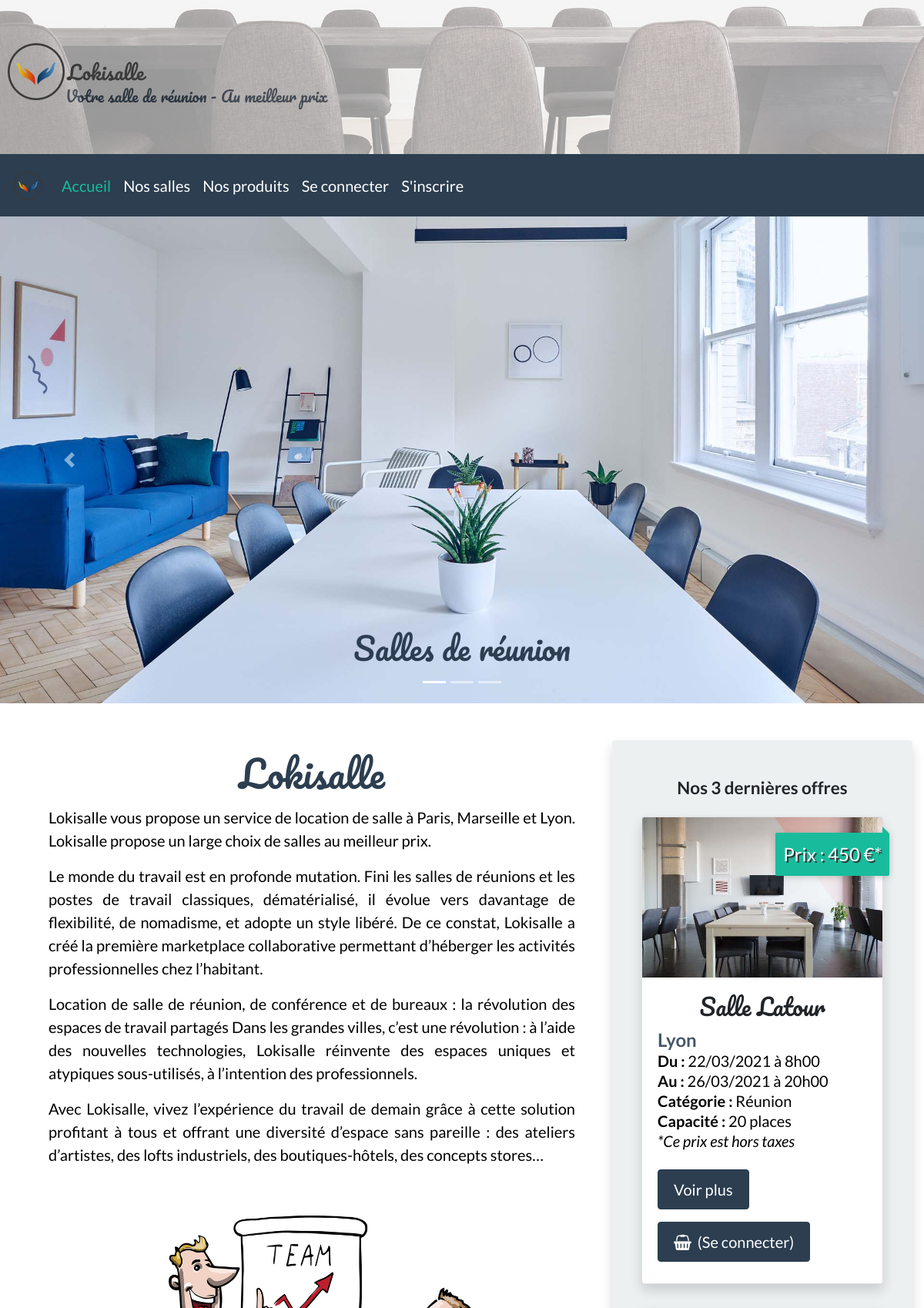
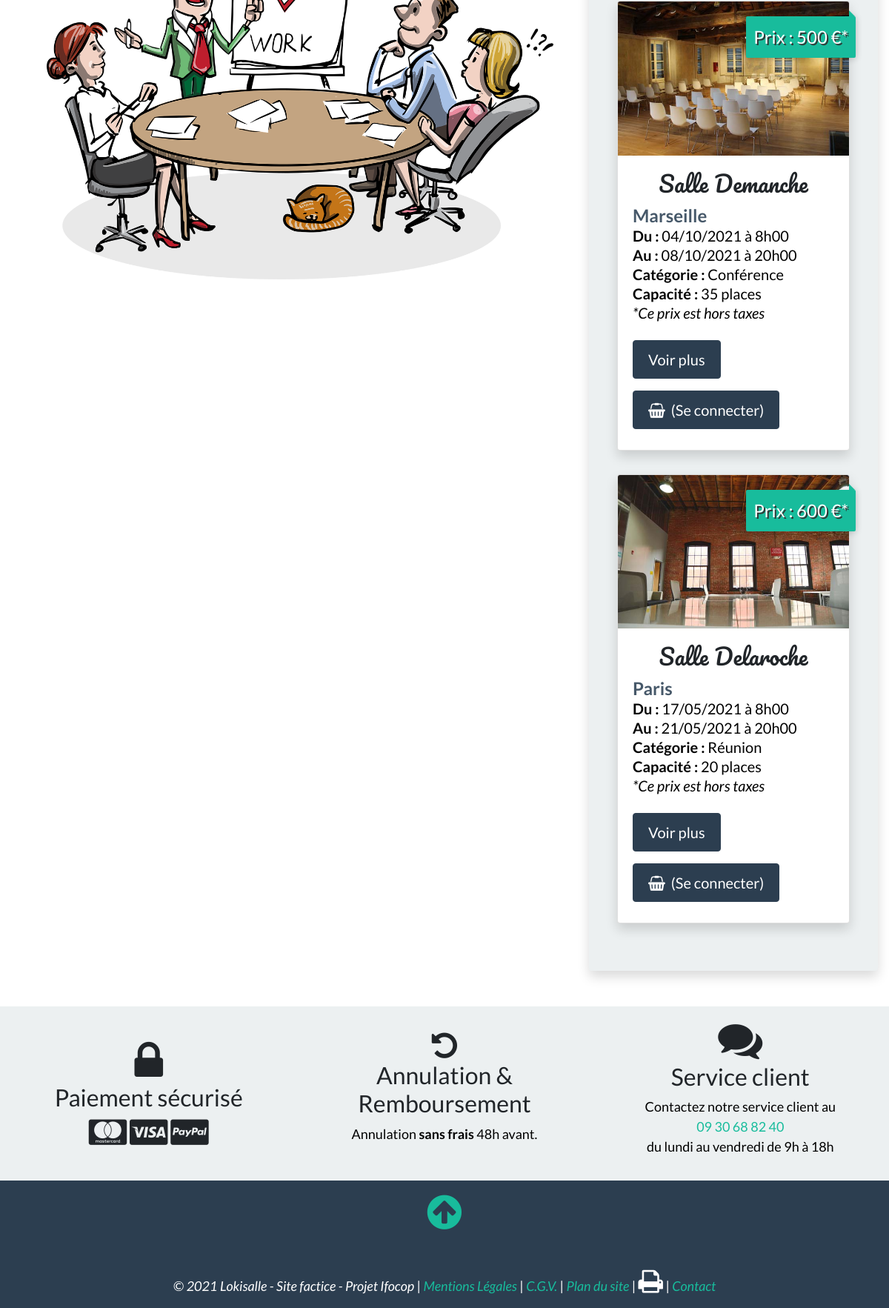
The page / on the database its author committed (2 pictures, top to bottom).
### tables this page shows
CREATE TABLE `produit` (
  `id_produit` int(5) NOT NULL,
  `date_arrivee` datetime NOT NULL,
  `date_depart` datetime NOT NULL,
  `id_salle` int(5) NOT NULL,
  `id_promo` int(2) DEFAULT NULL,
  `prix` int(5) NOT NULL,
  `etat` int(1) NOT NULL
);

CREATE TABLE `salle` (
  `id_salle` int(5) NOT NULL,
  `pays` varchar(20) NOT NULL,
  `ville` varchar(20) NOT NULL,
  `adresse` text NOT NULL,
  `cp` varchar(5) NOT NULL,
  `titre` varchar(200) NOT NULL,
  `description` text NOT NULL,
  `photo` varchar(200) NOT NULL,
  `capacite` int(3) NOT NULL,
  `categorie` enum('Réunion','Bureau','Conférence') NOT NULL
);

### inc/fonction.inc.php (called while the page is built, shortened)
<?php
function internauteEstConnecte()
{
    if (isset($_SESSION['membre']))
    {
        return true;
    } else
    {
        return false;
    }
}
function internauteEstConnecteEtEstAdmin()
{
    if (internauteEstConnecte() && $_SESSION['membre']['statut'] == 1)
    {
        return true;
    } else
    {
        return false;
    }
}
?>

### index.php (the view, shortened to what this page needs)
<?php include_once('inc/init.inc.php');?>
<?php include_once('inc/haut.inc.php');?>
<?php include_once('inc/menu.inc.php');?>
<main>
  <div id="carousel_index" class="carousel slide carousel-fade" data-bs-ride="carousel">
    <ol class="carousel-indicators">
      <li data-bs-target="#carousel_index" data-bs-slide-to="0" class="active"></li>
      <li data-bs-target="#carousel_index" data-bs-slide-to="1"></li>
      <li data-bs-target="#carousel_index" data-bs-slide-to="2"></li>
    </ol>
    <div class="carousel-inner">
      <div class="carousel-item active">
        <img src="/images/reunion.jpg" class="d-block w-100" alt="location salle de reunion">
        <div class="carousel-caption d-none d-md-block">
          <h2 class="text-primary">Salles de réunion</h2>
        </div>
      </div>
    </div>
    <a class="carousel-control-prev" href="#carousel_index" role="button" data-bs-slide="prev">
      <span class="carousel-control-prev-icon" aria-hidden="true"></span>
    </a>
    <a class="carousel-control-next" href="#carousel_index" role="button" data-bs-slide="next">
      <span class="carousel-control-next-icon" aria-hidden="true"></span>
    </a>
  </div>
</main>
<div class="container-fluid">
  <div class="row mx-auto ">
    <div class="col-12 col-md-6 col-lg-8 p-md-2 p-lg-5">
      <h1>Lokisalle</h1>
      <p class="text-justify">Lokisalle vous propose un service de location de salle à Paris, Marseille et Lyon. Lokisalle propose un large choix de salles au meilleur prix.</p>
      <p class="text-justify">Le monde du travail est en profonde mutation. Fini les salles de réunions et les postes de travail classiques, dématérialisé, il évolue vers davantage de flexibilité, de nomadisme, et adopte un style libéré. De ce constat, Lokisalle a créé la première marketplace collaborative permettant d’héberger les activités professionnelles chez l’habitant.</p>
      <p class="text-justify">Location de salle de réunion, de conférence et de bureaux : la révolution des espaces de travail partagés
      Dans les grandes villes, c’est une révolution : à l’aide des nouvelles technologies, Lokisalle réinvente des espaces uniques et atypiques sous-utilisés, à l’intention des professionnels.</p>
      <p class="text-justify">Avec Lokisalle, vivez l’expérience du travail de demain grâce à cette solution profitant à tous et offrant une diversité d’espace sans pareille : des ateliers d’artistes, des lofts industriels, des boutiques-hôtels, des concepts stores…</p>
      <div class="my-3">
        <img class="my-5" id="image_index" src="/images/meeting-1453895_1280.png" alt="image reunion professionnelle">
      </div>
    </div>
    <div class="col-12 col-md-6 col-lg-4 my-5 mx-auto bg-light shadow rounded py-5">
        <h2 class="h4 text-center"><strong>Nos 3 dernières offres</strong></h2>
        <div class="row mx-2">
<?php
$pdo->query("SET lc_time_names = 'fr_FR'");
$resultat = $pdo->query('SELECT date_format(date_arrivee,"%d/%m/%Y") AS new_date_arrivee,date_format(date_arrivee,"%kh%i") AS heure_arrivee,date_format(date_depart,"%d/%m/%Y") AS new_date_depart,produit.*,date_format(date_depart,"%kh%i") AS heure_depart,salle.* FROM produit,salle WHERE produit.id_salle = salle.id_salle AND produit.etat = 1 AND produit.date_arrivee > NOW() ORDER BY produit.id_produit DESC LIMIT 3');
while ($datas = $resultat->fetch(PDO::FETCH_ASSOC))
{
    $datas['description'] = stripslashes($datas['description']);
?>
        <div class="col-12  my-3">
          <div class="card shadow rounded">
            <img src="<?php echo $datas['photo']?>" class="card-img-top" alt="<?php echo $datas['titre']?>">
            <div class="card-body">
                <h2 class="card-title text-center"><?php echo $datas['titre']?></h2>
                <p class="card-text">
                    <span class="ville"><?php echo $datas['ville']?></span><br>
                    <strong>Du : </strong><?php echo $datas['new_date_arrivee'].' à '.$datas['heure_arrivee']?><br>
                    <strong>Au : </strong><?php echo $datas['new_date_depart'].' à '.$datas['heure_depart']?><br>
                    <strong>Catégorie : </strong><?php echo $datas['categorie']?><br>
                    <strong>Capacité : </strong><?php echo $datas['capacite']?> places
                    <span class="price">Prix : <?php echo $datas['prix']?> €*</span><br>
                    <em>*Ce prix est hors taxes</em><br>
                </p>
                <a href="/pages/reservation_details.php?id=<?php echo $datas['id_produit']?>" class="btn btn-primary my-2">Voir plus</a>
                <?php
                if (internauteEstConnecte())
                {
                    if(isset($_SESSION['panier'][$datas['id_produit']]))
                    {
                    echo '<a href="#" class="btn btn-primary ml-2" Onclick="'."return(confirm('Ce produit est déjà dans le panier'))".'"><i class="fa fa-shopping-basket"></i></a>';
                    }else
                    {
                        echo '<a href="/pages/panier.php?ajout_panier&id='.$datas['id_produit'].'" class="btn btn-primary ml-2"><i class="fa fa-shopping-basket"></i></a>';
                        ?>
                 <?php   }
                } else {
                    echo '<br><a href="/pages/connexion.php" class="btn btn-primary my-2"><i class="fa fa-shopping-basket mr-2"></i>(Se connecter)</a>';
                }
                ?>
            </div>
        </div>
      </div>
<?php
}
?>
      </div>
    </div>
  </div>
</div>
<?php include_once('inc/bas.inc.php');?>

### inc/haut.inc.php (shortened to what this page needs)
<!DOCTYPE html>
<html lang="fr">
<head>
 <link href="https://cdn.jsdelivr.net/npm/bootstrap@5.0.0-beta1/dist/css/bootstrap.min.css" rel="stylesheet">
 <link href="https://cdnjs.cloudflare.com/ajax/libs/jquery-datetimepicker/2.5.20/jquery.datetimepicker.min.css"rel="stylesheet">
    <link rel="stylesheet" href="https://stackpath.bootstrapcdn.com/bootswatch/4.5.2/flatly/bootstrap.min.css">
    <link rel="stylesheet" href="https://stackpath.bootstrapcdn.com/font-awesome/4.7.0/css/font-awesome.min.css">
    <link rel="stylesheet" href="/inc/css/style.css">
    <link rel="stylesheet" type="text/css" href="/inc/js/jquery-ui-1.12.1/jquery-ui.css">
    <link rel="stylesheet" type="text/css" href="/inc/js/jquery-ui-1.12.1/jquery-ui.structure.css">
    <link rel="stylesheet" type="text/css" href="/inc/js/jquery-ui-1.12.1/jquery-ui.structure.min.css">
</head>
<body>

### inc/menu.inc.php (shortened to what this page needs)
<header id="haut" class="sticky-top">
  <div id="banniere">
    <a href="/index.php" title="accueil"><img class="pt-5" id="logo" src="/inc/logo/logo.png" alt="location salle de reunion lokisalle"></a>
    <p class="slogan">Votre salle de réunion - Au meilleur prix</p>
    <img  id="banniere_img" src="/images/banniere_2.jpg" alt="location salle de reunion lokisalle">
  </div>
  <nav class="navbar navbar-expand-lg navbar-dark bg-primary">
      <a class="navbar-brand" href="/index.php">
        <img src="/inc/logo/logoseul.png" alt="logo location salle de reunion lokisalle" width="40" >
      </a>
      <div class="collapse navbar-collapse" id="navbarSupportedContent">
        <ul class="navbar-nav me-auto mb-2 mb-lg-0">
          <li class="nav-item">
            <a class="nav-link <?php if($_SERVER['PHP_SELF']=='/index.php') echo 'active'?>" aria-current="page" href="/index.php">Accueil</a>
          </li>
          <li class="nav-item">
            <a class="nav-link <?php if($_SERVER['PHP_SELF']=='/pages/reservation.php') echo 'active'?>" href="/pages/salle.php">Nos salles</a>
          </li>
          <li class="nav-item">
            <a class="nav-link <?php if($_SERVER['PHP_SELF']=='/pages/recherche.php') echo 'active'?>" href="/pages/recherche.php">Nos produits</a>
          </li>
          <?php if (internauteEstConnecte()) { ?>
          <li class="nav-item dropdown">
            <a class="nav-link dropdown-toggle" href="#" id="navbarDropdown" role="button" data-bs-toggle="dropdown" aria-expanded="false">
              Espace membre
              <?php if (internauteEstConnecteEtEstAdmin()) echo ' - Admin';?>
            </a>
            <ul class="dropdown-menu" aria-labelledby="navbarDropdown">
                <?php if (internauteEstConnecteEtEstAdmin()) {?>
                <li><a class="dropdown-item" href="/admin/gestion_salle.php">Gestion des salles</a></li>
                <li><a class="dropdown-item" href="/admin/gestion_produit.php">Gestion des produits</a></li>
                <li><a class="dropdown-item" href="/admin/gestion_membre.php">Gestion des membres</a></li>
                <li><a class="dropdown-item" href="/admin/gestion_commande.php">Gestion des commandes</a></li>
                <li><a class="dropdown-item" href="/admin/gestion_avis.php">Gestion des avis</a></li>
                <li><a class="dropdown-item" href="/admin/gestion_codepromo.php">Gestion des codes promo</a></li>
                <li><a class="dropdown-item" href="/admin/statistique.php">Statistiques</a></li>
                <li><a class="dropdown-item" href="/admin/gestion_newsletter.php">Envoyer la newsletter</a></li>
                <?php } ?>
                <li><a class="dropdown-item" href="/pages/profil.php">Mon profil</a></li>
                <li><a class="dropdown-item" href="/pages/panier.php">Mon panier</a></li>
                <li><a class="dropdown-item" href="/pages/connexion.php?action=deconnexion">Me deconnecter</a></li>
            </ul>
          </li>
          <?php } else { ?>
          <li class="nav-item">
              <a class="nav-link <?php if($_SERVER['PHP_SELF']=='/pages/connexion.php') echo 'active'?>" href="/pages/connexion.php">Se connecter</a>
          </li>
          <li class="nav-item">
              <a class="nav-link <?php if($_SERVER['PHP_SELF']=='/pages/inscription.php') echo 'active'?>" href="/pages/inscription.php">S'inscrire</a>
          </li>
          <?php } ?>
      </ul>
    </div>
  </nav>
</header>

### inc/bas.inc.php (shortened to what this page needs)
<footer>
    <section id="footer">
        <article class="col-12 p-3 bg-light">
            <div id="information" class="row ">
                <div class="col-md-4 text-center my-auto">
                    <i class="fa fa-lock fa-3x"></i>
                    <h2 class="h3">Paiement sécurisé</h2>
                    <i class="fa fa-cc-mastercard fa-2x"></i>
                    <i class="fa fa-cc-visa fa-2x"></i>
                    <i class="fa fa-cc-paypal fa-2x"></i>
                </div>
                <div class="col-md-4 text-center my-auto">
                    <i class="fa fa-undo  fa-2x"></i>
                    <h2 class="h3">Annulation & Remboursement</h2>
                    <p class="text-center">Annulation <strong>sans frais</strong> 48h avant.</p>
                </div>
                <div class="col-md-4 text-center my-auto">
                    <i class="fa fa-comments fa-3x"></i>
                    <h2 class="h3">Service client</h2>
                    <p class="text-center">Contactez notre service client au<br><a href="tel:+33930688240">09 30 68 82 40</a><br>du lundi au vendredi de 9h à 18h</p>
                </div>
            </div>
        </article>
        <article id="basdepage" class="bg-primary">
            <p class="retour_haut pb-3 text-center">
                <a href="#haut"><i class="fa fa-arrow-circle-up fa-3x pt-3"></i></a>
            </p>
            <p id="bas" class="text-center py-3 mb-0"><em>© 2021 Lokisalle - Site factice - Projet Ifocop</em> | <em><a href="/pages/ml.php">Mentions Légales</a></em> | <em><a href="/pages/cgv.php">
    C.G.V.</a></em> | <em><a href="/pages/pds.php">
    Plan du site</a></em> | <em>
    <i class="fa fa-print fa-2x"></i></em><?php if(internauteEstConnecte()) echo ' | <em><a href="/pages/newsletter.php">
    S\'inscrire à la newsletter</a></em>';?><?php if(!internauteEstConnecteEtEstAdmin()) echo ' | <em><a href="/pages/contact.php">
    Contact</a></em>';?>
            </p>
        </article>
    </section>
</footer>
</body>
</html>

### inc/css/style.css (style rules this page uses)
* { box-sizing: border-box; }
body { min-height: 1000px; font-size: clamp(20px, 0.8em, 1em); }
h1 { text-align: center; color: #2C3E50; font-family: "Pacifico", cursive; margin: 2% 0%; }
p { color: black; font-size: 20px; text-align: justify; }
.ville { color: #465869; font-weight: 600; font-size: 1.2em; }
.card-body { line-height: 1.3em; }
.btn { padding: 10px 20px; font-size: 1em; }
h2.card-title { font-size: 1.5em; font-family: "Pacifico", cursive; }
.price { background: #18BC9C; box-shadow: 0 10px rgba(0, 0, 0, 0.2); -moz-box-shadox: 0 1px 10px rgba(17, 63, 15, 0.2); -webkit-box-shadow: 0 1px 10px rgba(0, 0, 0, 0.2); color: #fff; text-shadow: 2px 2px #333; position: absolute; right: -9px; top: 20px; padding: 15px 10px; font-size: 1.2em; border-radius: 2px; }
.price:before { border: 4px solid transparent; border-bottom: 4px solid #18BC9C; border-left: 4px solid #18BC9C; content: ""; position: absolute; right: 1px; top: -8px; }
header { width: 100%; }
header #logo { position: absolute; z-index: 1; }
header .slogan { position: absolute; left: 85px; top: 110px; font-family: "Pacifico", cursive; color: #465869; }
header #banniere_img { opacity: 0.4; width: 100%; height: 200px; z-index: 10; }
.fa-shopping-basket { font-size: 1em; }
footer p { font-size: 0.9em; }
footer #bas { color: #fff !important; }
footer .fa-arrow-circle-up, footer .fa-print { cursor: pointer; }
#image_index { width: 100%; }
#carousel_index h2 { font-family: "Pacifico", cursive; }

### rows shown on the page
produit: id_salle.photo (picture), id_salle.titre "Salle Latour", id_salle.ville "Lyon", new_date_arrivee "22/03/2021", heure_arrivee "8h00", new_date_depart "26/03/2021", heure_depart "20h00", id_salle.categorie "Réunion", id_salle.capacite "20", prix "450"
produit: id_salle.photo (picture), id_salle.titre "Salle Demanche", id_salle.ville "Marseille", new_date_arrivee "04/10/2021", heure_arrivee "8h00", new_date_depart "08/10/2021", heure_depart "20h00", id_salle.categorie "Conférence", id_salle.capacite "35", prix "500"
produit: id_salle.photo (picture), id_salle.titre "Salle Delaroche", id_salle.ville "Paris", new_date_arrivee "17/05/2021", heure_arrivee "8h00", new_date_depart "21/05/2021", heure_depart "20h00", id_salle.categorie "Réunion", id_salle.capacite "20", prix "600"
